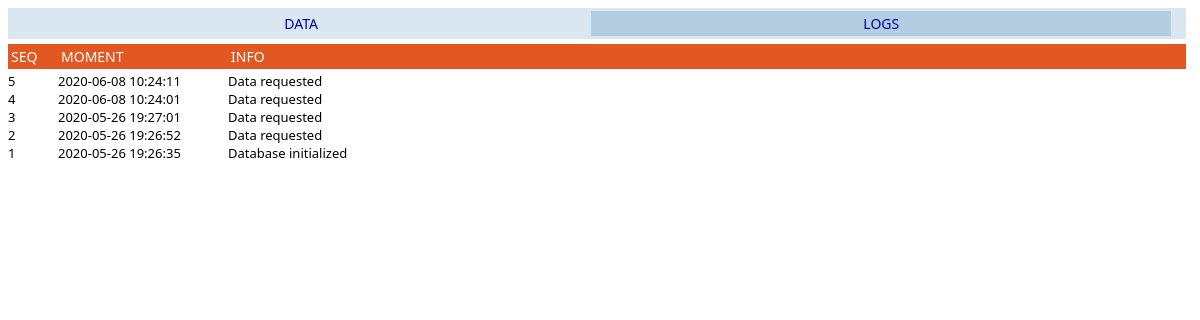
Page /log on the earlier database version.
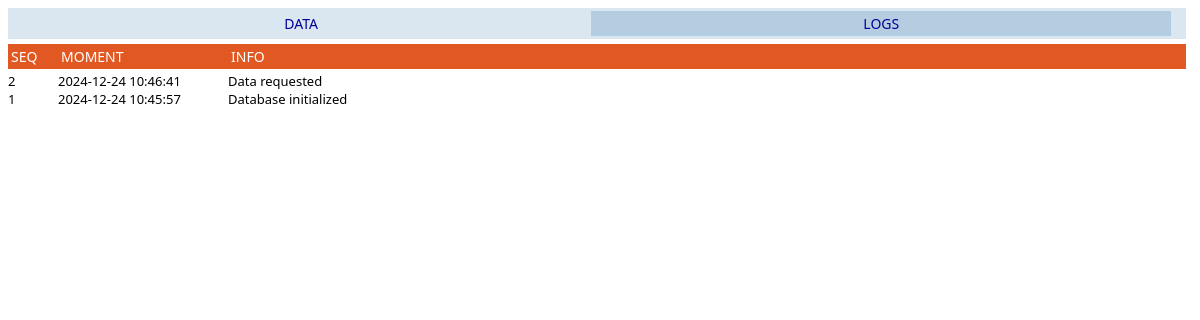
Same page on the later database version.
### tables this page shows
CREATE TABLE log (        [sequencial] INTEGER PRIMARY KEY AUTOINCREMENT,         [moment] TIMESTAMP DEFAULT (datetime('now', 'localtime')),         [info] BLOB);

### web_application.py (the view)
@app.route('/log')
def log():
    try:
        conn = sqlite3.connect(cfg.sqlite3_db_file)
        cursor = conn.cursor()
    except Error as e:
        log.critical("SQLite3 on {} error: {}".format(cfg.sqlite3_db_file, e))
        return 2
    query = "SELECT * FROM log ORDER BY sequencial DESC"
    cursor.execute(query)
    data = cursor.fetchall()
    conn.close()
    return render_template("log.html", data=data)

### templates/log.html (shortened to what this page needs)
<html>
<head>
</head>
<body>
    <div class="menu" style="clear: both; display: table;">
        <a href="list"><div style="float: left; Xborder-color: #b5cde1;">DATA</div></a>
        <div style="float: left; background: #b5cde1;">LOGS</div></a>
    </div>
    <div class="list_row list_header" style="clear: both; display: table;">
        <div style="float: left; width: 50px;">seq</div>
        <div style="float: left;">moment</div>
        <div style="float: left;">info</div>
    </div>
    {% for row in data %}
    <div class="list_row" style="clear: both; display: table;">
        <div style="float: left; width: 50px;">{{row[0]}}</div>
        <div style="float: left;">{{row[1]}}</div>
        <div style="float: left;">{{row[2]}}</div>
    </div>{% endfor %}
</body>
</html>

### templates/header.html (style rules this page uses)
body { font-family: Calibri, 'Calibri', Candara, Segoe, "Segoe UI", Optima, Arial, sans-serif; font-size: 13px; }
.menu { width: 99%; padding: 3px; margin-bottom: 3px; background: #dae6f0; font-size: 14px; text-align: center; color: #009; }
.menu div { width: 49.5%; padding: 3px 0; background-color: #b5cde1; }
.menu a { width: 49.5%; text-decoration: none; border: 0; }
.menu a div { width: 49.5%; background-color: #dae6f0; }
a:link, a:visited { color: #009; }
.list_row { width: 99%; }
.list_row > div { width: 25%; max-width: 170px; }
.list_header { padding: 3px; margin: 5px 0 3px 0; background: #e25822; text-transform: uppercase; font-size: 14px; color: #fff; }

Differences in the rows shown:
removed log: sequencial "5", moment "2020-06-08 10:24:11", info "Data requested"
removed log: sequencial "4", moment "2020-06-08 10:24:01", info "Data requested"
removed log: sequencial "3", moment "2020-05-26 19:27:01", info "Data requested"
changed log "Data requested": moment "2020-05-26 19:26:52" → "2024-12-24 10:46:41"
changed log "Database initialized": moment "2020-05-26 19:26:35" → "2024-12-24 10:45:57"
